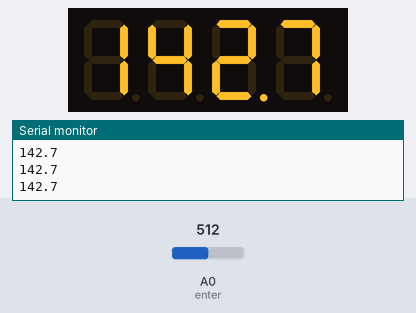
A sketch run on a simulated ATtiny85, built with avr-gcc and run on an emulated ATtiny85. Parts: 4-digit seven-segment display, the last lines printed to the serial monitor. Inputs (shaded band) come from the test bench; at power-on: A0 (enter) = 512.

Above: at 1.2 s.
1.3 s: A0 (enter) set to 716
At 2.0 s:
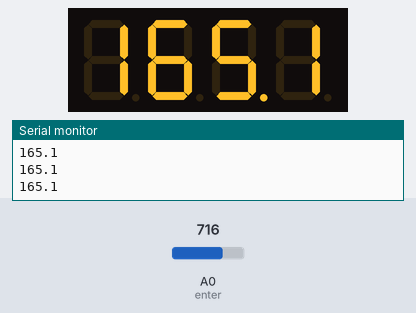
2.8 s: A0 (enter) set to 900
At 3.2 s:
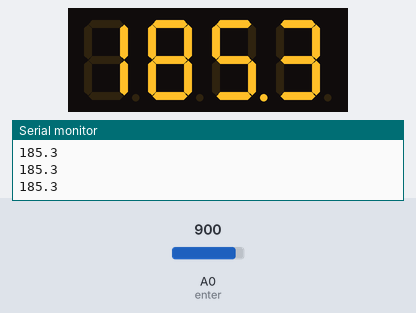
4.3 s: A0 (enter) set to 1023
At 5.5 s:
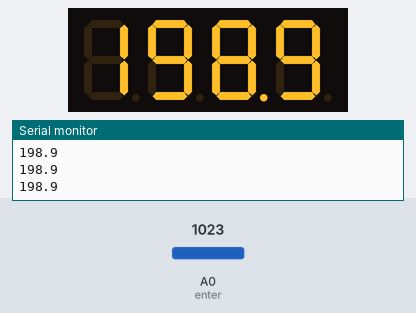
Timing chart, 0 to 7.3 s (numbered marks = the images above; inputs shaded):
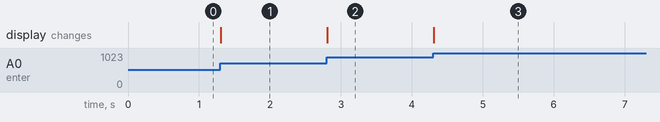

Measured:
- after the input at 1.3 s, the display: changes at once (image 1)
- after the input at 2.8 s, the display: changes at once (image 2)
- after the input at 4.3 s, the display: changes at once (image 3)

The sketch:

VogrutimeRadioFrequency.ino
```cpp
#include <Wire.h> // Enable this line if using Arduino Uno, Mega, etc.
#include <Adafruit_GFX.h>
#include "Adafruit_LEDBackpack.h"
Adafruit_7segment matrix = Adafruit_7segment();
float input;
const int enter = A0;
double fx;
float stable;
float fz;
float initial;
void setup() {
  // put your setup code here, to run once:
#ifndef __AVR_ATtiny85__
  Serial.begin(9600);
  Serial.println("7 Segment Backpack Test");
#endif
  matrix.begin(0x70);
pinMode(enter, INPUT);
initial = 0.11*input+86.34;
}

void loop() {
  // put your main code here, to run repeatedly:
input = analogRead(enter);
fx = 0.11*input+86.34;
if(abs(fx - initial) > 1)
{
  initial = fx;

}
Serial.println(initial, 1);
matrix.print(initial, 1);
matrix.writeDisplay();

}
```
